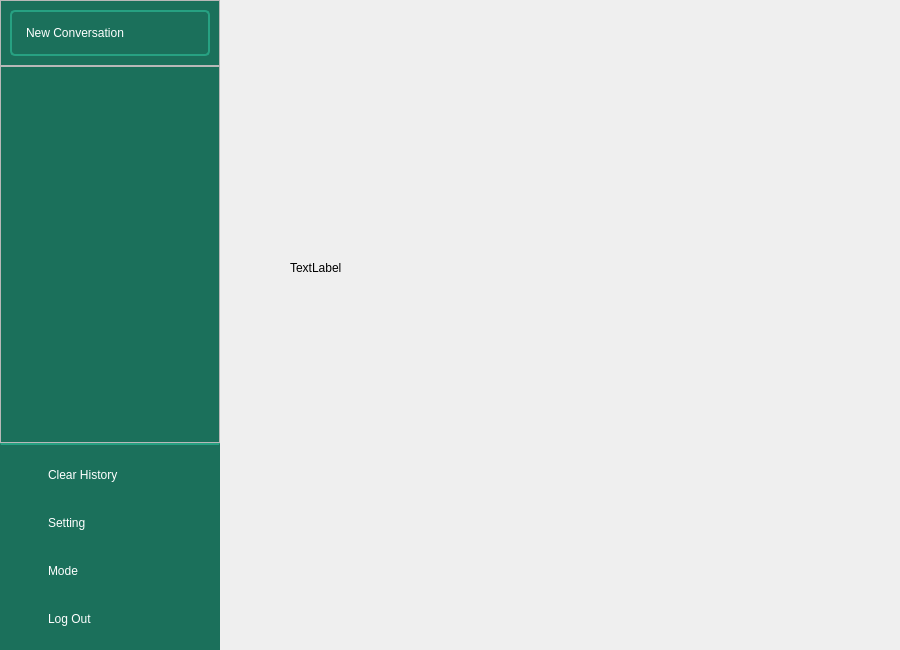
<?xml version="1.0" encoding="UTF-8"?>
<ui version="4.0">
 <class>MainWindow</class>
 <widget class="QMainWindow" name="MainWindow">
  <property name="geometry">
   <rect>
    <x>0</x>
    <y>0</y>
    <width>900</width>
    <height>650</height>
   </rect>
  </property>
  <property name="windowTitle">
   <string>MainWindow</string>
  </property>
  <property name="styleSheet">
   <string notr="true">#sidemenu {
background-color: #1b705b
}

#sidemenu QPushButton{
border: none;
color: #fff;
text-align: left;
padding: 5px;

}
#menuframe{
border-top: 2px solid #27a182;
}
#menuframe QFrame:hover,
#newconversation QFrame:hover{
background-color: #27a182;
color: black;
}

#newconversation QFrame{
border: 2px solid #27a182;
}
#menuframe QFrame, #newconversation QFrame{
border-radius: 5px;

}
#chatlist{
background: #1b705b;
border:noe;
}
</string>
  </property>
  <widget class="QWidget" name="centralwidget">
   <layout class="QHBoxLayout" name="horizontalLayout_6">
    <property name="spacing">
     <number>0</number>
    </property>
    <property name="leftMargin">
     <number>0</number>
    </property>
    <property name="topMargin">
     <number>0</number>
    </property>
    <property name="rightMargin">
     <number>0</number>
    </property>
    <property name="bottomMargin">
     <number>0</number>
    </property>
    <item>
     <widget class="QWidget" name="sidemenu" native="true">
      <property name="maximumSize">
       <size>
        <width>220</width>
        <height>16777215</height>
       </size>
      </property>
      <layout class="QVBoxLayout" name="verticalLayout_4">
       <property name="spacing">
        <number>0</number>
       </property>
       <property name="leftMargin">
        <number>0</number>
       </property>
       <property name="topMargin">
        <number>0</number>
       </property>
       <property name="rightMargin">
        <number>0</number>
       </property>
       <property name="bottomMargin">
        <number>0</number>
       </property>
       <item>
        <widget class="QFrame" name="newconversation">
         <property name="frameShape">
          <enum>QFrame::StyledPanel</enum>
         </property>
         <property name="frameShadow">
          <enum>QFrame::Raised</enum>
         </property>
         <layout class="QVBoxLayout" name="verticalLayout_3">
          <item>
           <widget class="QFrame" name="frame">
            <property name="frameShape">
             <enum>QFrame::StyledPanel</enum>
            </property>
            <property name="frameShadow">
             <enum>QFrame::Raised</enum>
            </property>
            <layout class="QHBoxLayout" name="horizontalLayout_5">
             <item>
              <widget class="QPushButton" name="pushButton">
               <property name="text">
                <string>New Conversation</string>
               </property>
               <property name="icon">
                <iconset resource="../../../../Desktop/UI/TestDemo/Icons/resources.qrc">
                 <normaloff>:/icons/plus.svg</normaloff>:/icons/plus.svg</iconset>
               </property>
               <property name="iconSize">
                <size>
                 <width>18</width>
                 <height>18</height>
                </size>
               </property>
              </widget>
             </item>
            </layout>
           </widget>
          </item>
         </layout>
        </widget>
       </item>
       <item>
        <widget class="QFrame" name="frame_2">
         <property name="frameShape">
          <enum>QFrame::StyledPanel</enum>
         </property>
         <property name="frameShadow">
          <enum>QFrame::Raised</enum>
         </property>
         <layout class="QVBoxLayout" name="verticalLayout_2">
          <item>
           <widget class="QListView" name="chatlist"/>
          </item>
         </layout>
        </widget>
       </item>
       <item>
        <widget class="QFrame" name="menuframe">
         <property name="frameShape">
          <enum>QFrame::StyledPanel</enum>
         </property>
         <property name="frameShadow">
          <enum>QFrame::Raised</enum>
         </property>
         <layout class="QVBoxLayout" name="verticalLayout">
          <item>
           <widget class="QFrame" name="frame_4">
            <property name="frameShape">
             <enum>QFrame::StyledPanel</enum>
            </property>
            <property name="frameShadow">
             <enum>QFrame::Raised</enum>
            </property>
            <layout class="QHBoxLayout" name="horizontalLayout">
             <item>
              <widget class="QLabel" name="label">
               <property name="maximumSize">
                <size>
                 <width>18</width>
                 <height>18</height>
                </size>
               </property>
               <property name="text">
                <string/>
               </property>
               <property name="pixmap">
                <pixmap resource="../../../../Desktop/UI/TestDemo/Icons/resources.qrc">:/icons/trash-2.svg</pixmap>
               </property>
               <property name="scaledContents">
                <bool>true</bool>
               </property>
              </widget>
             </item>
             <item>
              <widget class="QPushButton" name="pushButton_2">
               <property name="text">
                <string>Clear History</string>
               </property>
              </widget>
             </item>
            </layout>
           </widget>
          </item>
          <item>
           <widget class="QFrame" name="frame_5">
            <property name="frameShape">
             <enum>QFrame::StyledPanel</enum>
            </property>
            <property name="frameShadow">
             <enum>QFrame::Raised</enum>
            </property>
            <layout class="QHBoxLayout" name="horizontalLayout_2">
             <item>
              <widget class="QLabel" name="label_2">
               <property name="maximumSize">
                <size>
                 <width>18</width>
                 <height>18</height>
                </size>
               </property>
               <property name="text">
                <string/>
               </property>
               <property name="pixmap">
                <pixmap resource="../../../../Desktop/UI/TestDemo/Icons/resources.qrc">:/icons/settings.svg</pixmap>
               </property>
               <property name="scaledContents">
                <bool>true</bool>
               </property>
              </widget>
             </item>
             <item>
              <widget class="QPushButton" name="pushButton_3">
               <property name="text">
                <string>Setting</string>
               </property>
              </widget>
             </item>
            </layout>
           </widget>
          </item>
          <item>
           <widget class="QFrame" name="frame_6">
            <property name="frameShape">
             <enum>QFrame::StyledPanel</enum>
            </property>
            <property name="frameShadow">
             <enum>QFrame::Raised</enum>
            </property>
            <layout class="QHBoxLayout" name="horizontalLayout_3">
             <item>
              <widget class="QLabel" name="label_3">
               <property name="maximumSize">
                <size>
                 <width>18</width>
                 <height>18</height>
                </size>
               </property>
               <property name="text">
                <string/>
               </property>
               <property name="pixmap">
                <pixmap resource="../../../../Desktop/UI/TestDemo/Icons/resources.qrc">:/icons/moon.svg</pixmap>
               </property>
               <property name="scaledContents">
                <bool>true</bool>
               </property>
              </widget>
             </item>
             <item>
              <widget class="QPushButton" name="pushButton_4">
               <property name="text">
                <string>Mode</string>
               </property>
              </widget>
             </item>
            </layout>
           </widget>
          </item>
          <item>
           <widget class="QFrame" name="frame_7">
            <property name="frameShape">
             <enum>QFrame::StyledPanel</enum>
            </property>
            <property name="frameShadow">
             <enum>QFrame::Raised</enum>
            </property>
            <layout class="QHBoxLayout" name="horizontalLayout_4">
             <item>
              <widget class="QLabel" name="label_4">
               <property name="maximumSize">
                <size>
                 <width>18</width>
                 <height>18</height>
                </size>
               </property>
               <property name="text">
                <string/>
               </property>
               <property name="pixmap">
                <pixmap resource="../../../../Desktop/UI/TestDemo/Icons/resources.qrc">:/icons/log-out (1).svg</pixmap>
               </property>
               <property name="scaledContents">
                <bool>true</bool>
               </property>
              </widget>
             </item>
             <item>
              <widget class="QPushButton" name="pushButton_5">
               <property name="text">
                <string>Log Out</string>
               </property>
              </widget>
             </item>
            </layout>
           </widget>
          </item>
         </layout>
        </widget>
       </item>
      </layout>
     </widget>
    </item>
    <item>
     <widget class="QWidget" name="mainwindow" native="true">
      <widget class="QLabel" name="output">
       <property name="geometry">
        <rect>
         <x>70</x>
         <y>260</y>
         <width>121</width>
         <height>16</height>
        </rect>
       </property>
       <property name="text">
        <string>TextLabel</string>
       </property>
      </widget>
     </widget>
    </item>
   </layout>
  </widget>
 </widget>
 <resources>
  <include location="../../../../Desktop/UI/TestDemo/Icons/resources.qrc"/>
 </resources>
 <connections/>
</ui>
